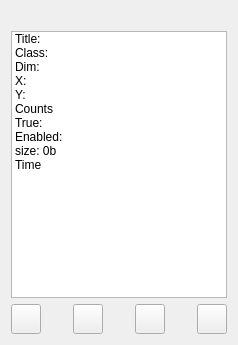
<ui version="4.0" stdsetdef="1" >
  <author></author>
  <comment></comment>
  <exportmacro></exportmacro>
  <class>TGo4ConditionInfo</class>
  <widget class="QWidget">
    <property name="geometry" >
      <rect>
        <x>0</x>
        <y>0</y>
        <width>238</width>
        <height>345</height>
      </rect>
    </property>
    <property name="windowTitle" >
      <string>Condition Status Information</string>
    </property>
    <property name="windowIcon" >
      <iconset>:/icons/go4logo2_big.png</iconset>
    </property>
    <layout class="QGridLayout" >
      <item row="0" column="0" >
        <widget class="QLabel" name="CondnameLbl" >
          <property name="frameShape" >
            <enum>QFrame::NoFrame</enum>
          </property>
          <property name="frameShadow" >
            <enum>QFrame::Plain</enum>
          </property>
          <property name="toolTip" stdset="0" >
            <string>Name of the condition</string>
          </property>
          <property name="wordWrap" >
            <bool>false</bool>
          </property>
        </widget>
      </item>
      <item row="1" column="0" >
        <widget class="QListWidget" name="PropertyBox" >
          <item>
            <property name="text" >
              <string>Title:</string>
            </property>
          </item>
          <item>
            <property name="text" >
              <string>Class:</string>
            </property>
          </item>
          <item>
            <property name="text" >
              <string>Dim:</string>
            </property>
          </item>
          <item>
            <property name="text" >
              <string>X:</string>
            </property>
          </item>
          <item>
            <property name="text" >
              <string>Y:</string>
            </property>
          </item>
          <item>
            <property name="text" >
              <string>Counts</string>
            </property>
          </item>
          <item>
            <property name="text" >
              <string>True:</string>
            </property>
          </item>
          <item>
            <property name="text" >
              <string>Enabled:</string>
            </property>
          </item>
          <item>
            <property name="text" >
              <string>size: 0b</string>
            </property>
          </item>
          <item>
            <property name="text" >
              <string>Time</string>
            </property>
          </item>
        </widget>
      </item>
      <item row="2" column="0" >
        <layout class="QHBoxLayout" >
          <item>
            <widget class="QPushButton" name="ConInfoButton" >
              <property name="sizePolicy" >
                <sizepolicy>
                  <hsizetype>0</hsizetype>
                  <vsizetype>0</vsizetype>
                  <horstretch>0</horstretch>
                  <verstretch>0</verstretch>
                </sizepolicy>
              </property>
              <property name="minimumSize" >
                <size>
                  <width>30</width>
                  <height>30</height>
                </size>
              </property>
              <property name="maximumSize" >
                <size>
                  <width>30</width>
                  <height>30</height>
                </size>
              </property>
              <property name="text" >
                <string/>
              </property>
              <property name="icon" >
                <iconset>:/icons/right.png</iconset>
              </property>
              <property name="toolTip" stdset="0" >
                <string>Refresh condition information.</string>
              </property>
            </widget>
          </item>
          <item>
            <spacer name="spacer17_2_2_2" >
              <property name="sizeHint" >
                <size>
                  <width>40</width>
                  <height>20</height>
                </size>
              </property>
              <property name="sizeType" >
                <enum>QSizePolicy::Expanding</enum>
              </property>
              <property name="orientation" >
                <enum>Qt::Horizontal</enum>
              </property>
            </spacer>
          </item>
          <item>
            <widget class="QPushButton" name="ConPrintButton" >
              <property name="sizePolicy" >
                <sizepolicy>
                  <hsizetype>0</hsizetype>
                  <vsizetype>0</vsizetype>
                  <horstretch>0</horstretch>
                  <verstretch>0</verstretch>
                </sizepolicy>
              </property>
              <property name="minimumSize" >
                <size>
                  <width>30</width>
                  <height>30</height>
                </size>
              </property>
              <property name="maximumSize" >
                <size>
                  <width>30</width>
                  <height>30</height>
                </size>
              </property>
              <property name="text" >
                <string/>
              </property>
              <property name="icon" >
                <iconset>:/icons/condlist.png</iconset>
              </property>
              <property name="toolTip" stdset="0" >
                <string>Print condition list in analysis window.</string>
              </property>
            </widget>
          </item>
          <item>
            <spacer name="spacer17_2_2_2_2" >
              <property name="sizeHint" >
                <size>
                  <width>40</width>
                  <height>20</height>
                </size>
              </property>
              <property name="sizeType" >
                <enum>QSizePolicy::Expanding</enum>
              </property>
              <property name="orientation" >
                <enum>Qt::Horizontal</enum>
              </property>
            </spacer>
          </item>
          <item>
            <widget class="QPushButton" name="PrintLog" >
              <property name="sizePolicy" >
                <sizepolicy>
                  <hsizetype>0</hsizetype>
                  <vsizetype>0</vsizetype>
                  <horstretch>0</horstretch>
                  <verstretch>0</verstretch>
                </sizepolicy>
              </property>
              <property name="minimumSize" >
                <size>
                  <width>30</width>
                  <height>30</height>
                </size>
              </property>
              <property name="maximumSize" >
                <size>
                  <width>30</width>
                  <height>30</height>
                </size>
              </property>
              <property name="text" >
                <string/>
              </property>
              <property name="icon" >
                <iconset>:/icons/log.png</iconset>
              </property>
              <property name="toolTip" stdset="0" >
                <string>Log current values to terminal or file.</string>
              </property>
            </widget>
          </item>
          <item>
            <spacer name="spacer17_2_2_2_3" >
              <property name="sizeHint" >
                <size>
                  <width>40</width>
                  <height>20</height>
                </size>
              </property>
              <property name="sizeType" >
                <enum>QSizePolicy::Expanding</enum>
              </property>
              <property name="orientation" >
                <enum>Qt::Horizontal</enum>
              </property>
            </spacer>
          </item>
          <item>
            <widget class="QPushButton" name="ConEditButton" >
              <property name="sizePolicy" >
                <sizepolicy>
                  <hsizetype>0</hsizetype>
                  <vsizetype>0</vsizetype>
                  <horstretch>0</horstretch>
                  <verstretch>0</verstretch>
                </sizepolicy>
              </property>
              <property name="minimumSize" >
                <size>
                  <width>30</width>
                  <height>30</height>
                </size>
              </property>
              <property name="maximumSize" >
                <size>
                  <width>30</width>
                  <height>30</height>
                </size>
              </property>
              <property name="text" >
                <string/>
              </property>
              <property name="icon" >
                <iconset>:/icons/condedit.png</iconset>
              </property>
              <property name="toolTip" stdset="0" >
                <string>Open condition editor.</string>
              </property>
            </widget>
          </item>
        </layout>
      </item>
    </layout>
  </widget>
  <layoutdefault spacing="6" margin="11" />
</ui>
